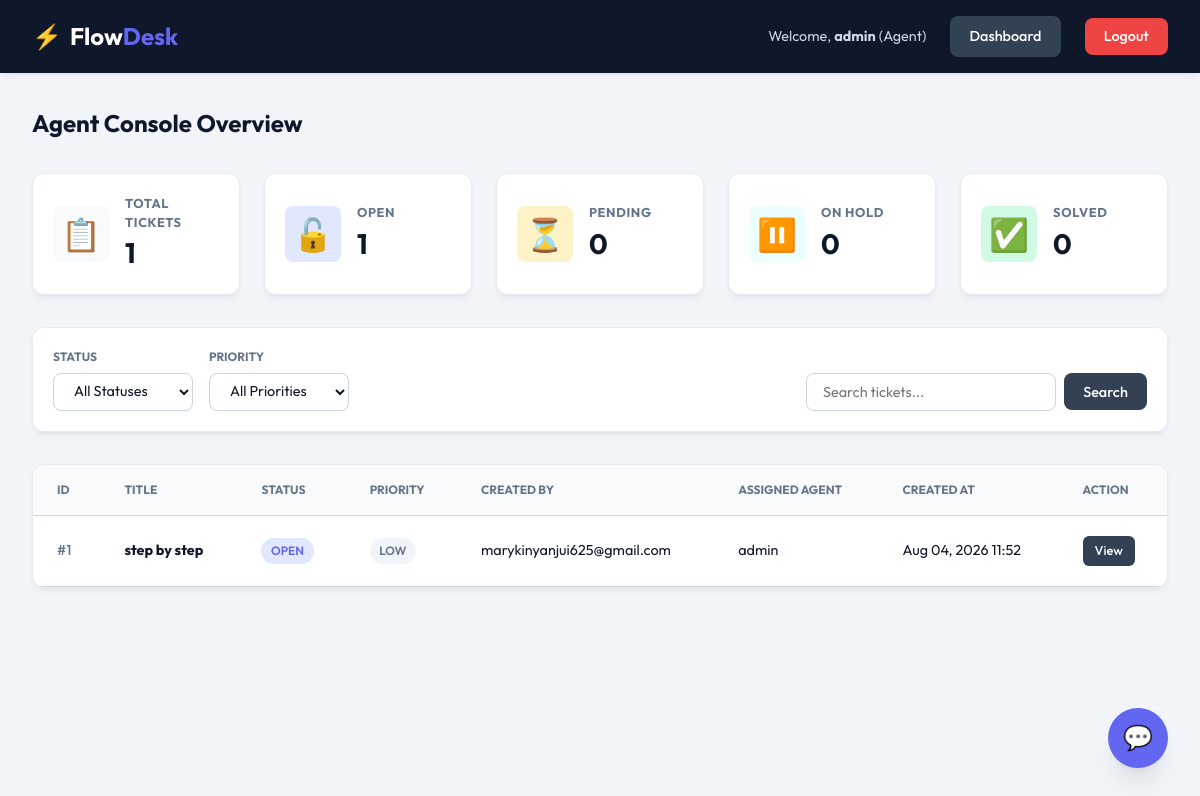
The app's page / (signed in) with its own data.
### tickets/models.py (models this page shows, shortened)
class Ticket(models.Model):
    STATUS_CHOICES = [
        ('open', 'Open'),
        ('pending', 'Pending'),
        ('on_hold', 'On Hold'),
        ('solved', 'Solved'),
    ]
    PRIORITY_CHOICES = [
        ('low', 'Low'),
        ('medium', 'Medium'),
        ('high', 'High'),
        ('urgent', 'Urgent'),
    ]
    title = models.CharField(max_length=200)
    description = models.TextField()
    status = models.CharField(max_length=20, choices=STATUS_CHOICES, default='open')
    priority = models.CharField(max_length=20, choices=PRIORITY_CHOICES, default='medium')
    created_by = models.ForeignKey(User, on_delete=models.CASCADE, related_name='created_tickets')
    assigned_to = models.ForeignKey(User, on_delete=models.SET_NULL, null=True, blank=True, related_name='assigned_tickets')
    created_at = models.DateTimeField(auto_now_add=True)
    updated_at = models.DateTimeField(auto_now=True)
    class Meta:
        ordering = ['-created_at']

### tickets/views.py (the view)
# urls.py: path('', views.dashboard, name='dashboard'),
@login_required
def dashboard(request):
    if request.user.is_staff:
        tickets_qs = Ticket.objects.all()
        stats = {
            'total': tickets_qs.count(),
            'open': tickets_qs.filter(status='open').count(),
            'pending': tickets_qs.filter(status='pending').count(),
            'on_hold': tickets_qs.filter(status='on_hold').count(),
            'solved': tickets_qs.filter(status='solved').count(),
        }
    else:
        tickets_qs = Ticket.objects.filter(created_by=request.user)
        stats = None
    status_filter = request.GET.get('status')
    priority_filter = request.GET.get('priority')
    search_query = request.GET.get('q')
    if status_filter:
        tickets_qs = tickets_qs.filter(status=status_filter)
    if priority_filter:
        tickets_qs = tickets_qs.filter(priority=priority_filter)
    if search_query:
        tickets_qs = tickets_qs.filter(
            Q(title__icontains=search_query) | Q(description__icontains=search_query)
        )
    context = {
        'tickets': tickets_qs,
        'stats': stats,
        'status_filter': status_filter,
        'priority_filter': priority_filter,
        'search_query': search_query,
    }
    return render(request, 'tickets/dashboard.html', context)

### templates/tickets/dashboard.html (shortened to what this page needs)
{% extends 'base.html' %}
{% block content %}
<div class="dashboard-container">
    {% if user.is_staff %}
        <h2 class="section-title">Agent Console Overview</h2>
        <div class="stats-grid">
            <div class="stat-card total-tickets">
                <span class="stat-icon">📋</span>
                <div class="stat-info">
                    <h3>Total Tickets</h3>
                    <p class="stat-number">{{ stats.total }}</p>
                </div>
            </div>
            <div class="stat-card open-tickets">
                <span class="stat-icon font-open">🔓</span>
                <div class="stat-info">
                    <h3>Open</h3>
                    <p class="stat-number">{{ stats.open }}</p>
                </div>
            </div>
            <div class="stat-card pending-tickets">
                <span class="stat-icon font-pending">⏳</span>
                <div class="stat-info">
                    <h3>Pending</h3>
                    <p class="stat-number">{{ stats.pending }}</p>
                </div>
            </div>
            <div class="stat-card on-hold-tickets">
                <span class="stat-icon font-hold">⏸️</span>
                <div class="stat-info">
                    <h3>On Hold</h3>
                    <p class="stat-number">{{ stats.on_hold }}</p>
                </div>
            </div>
            <div class="stat-card solved-tickets">
                <span class="stat-icon font-solved">✅</span>
                <div class="stat-info">
                    <h3>Solved</h3>
                    <p class="stat-number">{{ stats.solved }}</p>
                </div>
            </div>
        </div>
    {% else %}
        <div class="dashboard-header-simple">
            <h2 class="section-title">My Support Tickets</h2>
            <a href="{% url 'ticket_create' %}" class="btn btn-primary">Create a Ticket</a>
        </div>
    {% endif %}
    <div class="filter-search-container">
        <form method="get" class="filter-form">
            <div class="filter-inputs">
                <div class="filter-group">
                    <label for="status">Status</label>
                    <select name="status" id="status" onchange="this.form.submit()">
                        <option value="">All Statuses</option>
                    </select>
                </div>
                <div class="filter-group">
                    <label for="priority">Priority</label>
                    <select name="priority" id="priority" onchange="this.form.submit()">
                        <option value="">All Priorities</option>
                    </select>
                </div>
            </div>
            <div class="search-group">
                <input type="text" name="q" value="{{ search_query|default:'' }}" placeholder="Search tickets...">
                <button type="submit" class="btn btn-secondary">Search</button>
            </div>
        </form>
    </div>
    <div class="table-container">
        {% if tickets %}
            <table class="tickets-table">
                <thead>
                    <tr>
                        <th>ID</th>
                        <th>Title</th>
                        <th>Status</th>
                        <th>Priority</th>
                        <th>Created By</th>
                        <th>Assigned Agent</th>
                        <th>Created At</th>
                        <th>Action</th>
                    </tr>
                </thead>
                <tbody>
                    {% for ticket in tickets %}
                        <tr class="ticket-row">
                            <td class="ticket-id">#{{ ticket.id }}</td>
                            <td class="ticket-title">
                                <a href="{% url 'ticket_detail' ticket.id %}">
                                    <strong>{{ ticket.title }}</strong>
                                </a>
                            </td>
                            <td>
                                <span class="badge status-badge status-{{ ticket.status }}">
                                    {{ ticket.get_status_display }}
                                </span>
                            </td>
                            <td>
                                <span class="badge priority-badge priority-{{ ticket.priority }}">
                                    {{ ticket.get_priority_display }}
                                </span>
                            </td>
                            <td>{{ ticket.created_by.username }}</td>
                            <td>
                                {% if ticket.assigned_to %}
                                    <span class="assignee">{{ ticket.assigned_to.username }}</span>
                                {% else %}
                                    <span class="unassigned">Unassigned</span>
                                {% endif %}
                            </td>
                            <td class="ticket-date">{{ ticket.created_at|date:"M d, Y H:i" }}</td>
                            <td>
                                <a href="{% url 'ticket_detail' ticket.id %}" class="btn btn-small btn-secondary">View</a>
                            </td>
                        </tr>
                    {% endfor %}
                </tbody>
            </table>
        {% endif %}
    </div>
</div>
{% endblock %}

### templates/base.html (shortened to what this page needs)
{% load static %}
<!DOCTYPE html>
<html lang="en">
<head>
    <link rel="stylesheet" href="{% static 'tickets/style.css' %}">
</head>
<body>
    <div class="app-container">
        <header class="main-header">
            <div class="logo">
                <span class="logo-icon">⚡</span>
                <span class="logo-text">Flow<span class="logo-accent">Desk</span></span>
            </div>
            <nav class="nav-links">
                {% if user.is_authenticated %}
                    <span class="user-greeting">Welcome, <strong>{{ user.username }}</strong> {% if user.is_staff %}(Agent){% endif %}</span>
                    <a href="{% url 'dashboard' %}" class="btn btn-secondary">Dashboard</a>
                    <form action="{% url 'logout' %}" method="post" class="inline-form">
                        <button type="submit" class="btn btn-danger">Logout</button>
                    </form>
                {% else %}
                    <a href="{% url 'login' %}" class="btn btn-secondary">Login</a>
                    <a href="{% url 'signup' %}" class="btn btn-primary">Sign Up</a>
                {% endif %}
            </nav>
        </header>
        <main class="main-content">
            {% block content %}{% endblock %}
        </main>
    </div>
    {% if user.is_authenticated %}
    <div class="chatbot-widget" id="chatbotWidget">
        <button class="chatbot-toggle" id="chatbotToggle" aria-label="Open support chat">
            <span class="chat-icon">💬</span>
        </button>
    </div>
    {% endif %}
</body>
</html>

### records on screen
Ticket: id "1", title "step by step", status "OPEN", priority "LOW", created_by.username "marykinyanjui625@gmail.com", assigned_to.username "admin", created_at "Aug 04, 2026 11:52"

### other values on screen
{{ user.username }} "admin"
{{ stats.total }} "1"
{{ stats.open }} "1"
{{ stats.pending }} "0"
{{ stats.on_hold }} "0"
{{ stats.solved }} "0"
